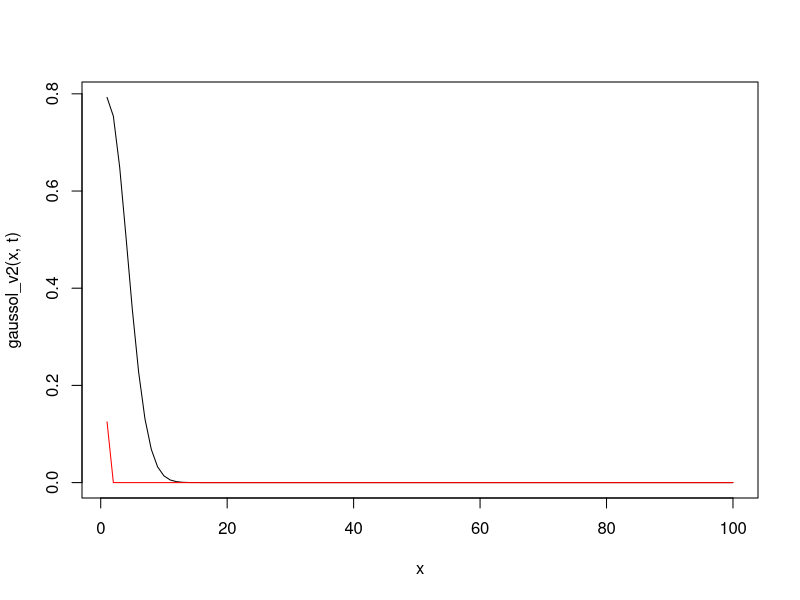
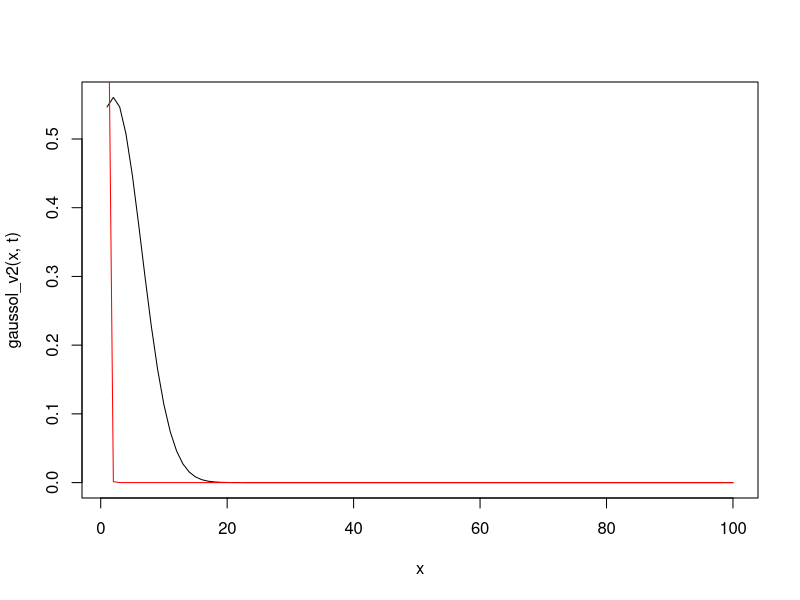
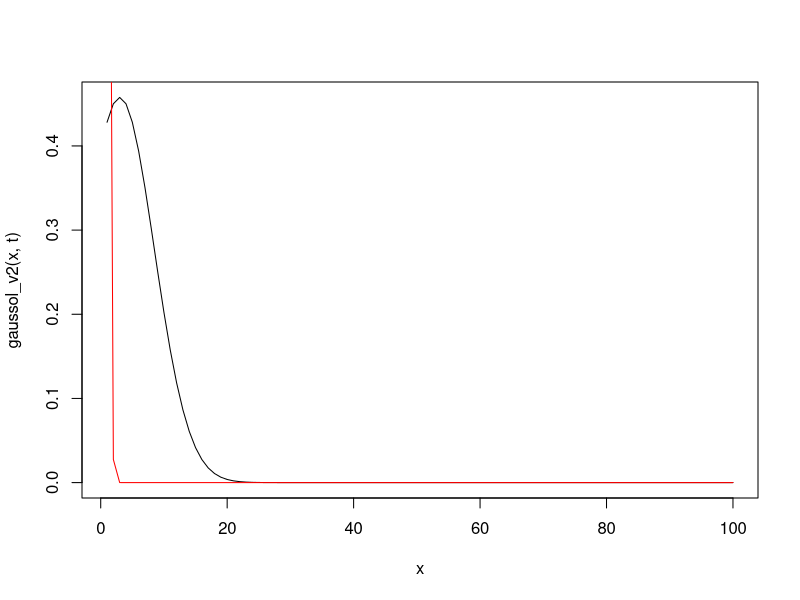
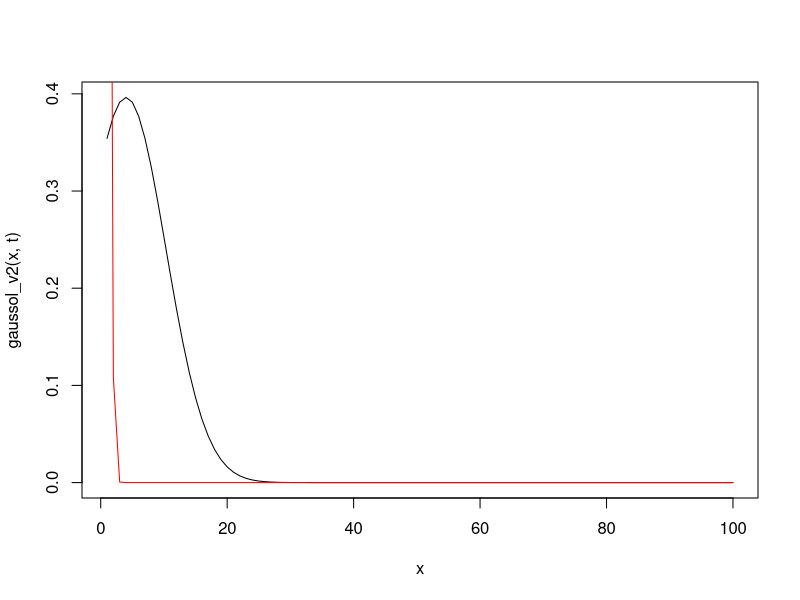
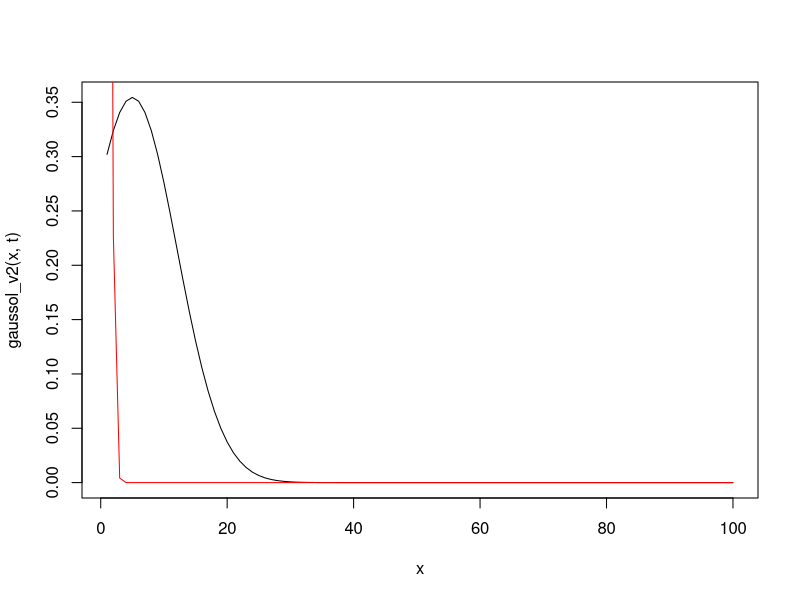
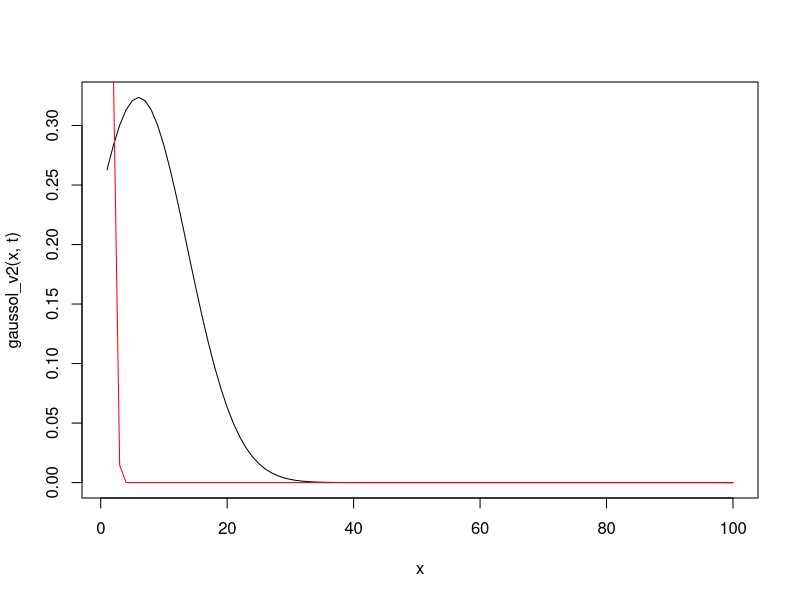
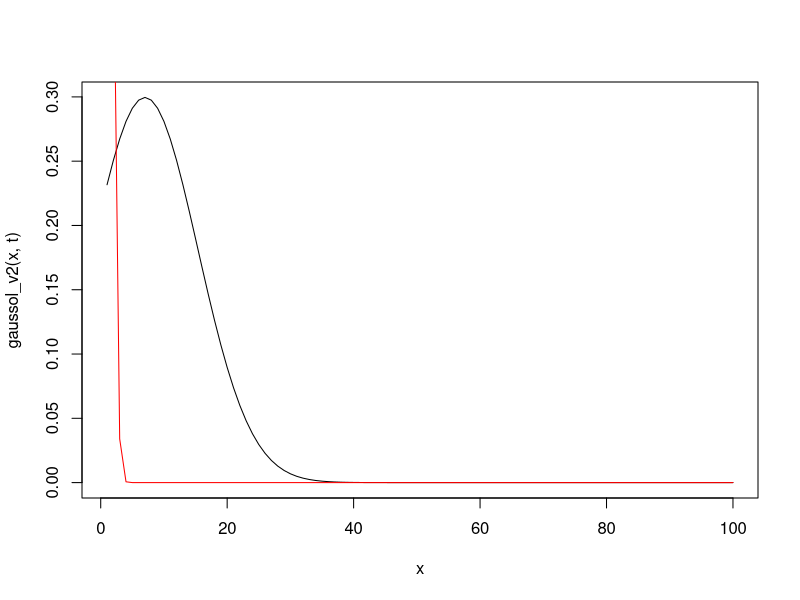
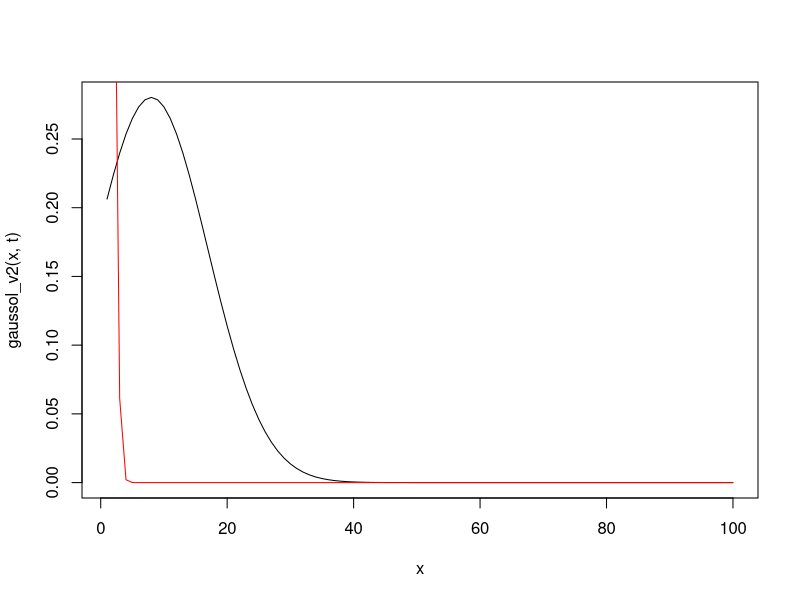

The R script that drew these images, in order:
gaussol <- function(x, t){

	deltaX = 1 
	u = 0.1 
	u_tilde = deltaX * u 

	
	rho = ( (2*pi) / (deltaX * u_tilde * t)) ^(0.5) * exp( - ( u_tilde*t + 2* deltaX * t * u - 2*x + (x^2/(u_tilde * t))) / (2 * deltaX))

	return(rho)


}

gaussol_v2 <- function(x,t){

	deltaX = 10 
	u = 0.1 
	u_tilde = deltaX * u 
	x0 = 0 
	
	rho = ( (2*pi) / (deltaX * u_tilde * t)) ^(0.5) * exp( - (u_tilde * t - x + x0)^2 / (2 * deltaX * u_tilde * t  ))

	return(rho)

}



x = c(1:100)

t = 1 

T = 1000

while(t < T){

	plot(x, gaussol_v2(x,t), type = "l")
	matplot(x, gaussol(x,t), type="l", add = T, col="Red")

	t = t + 1


}


